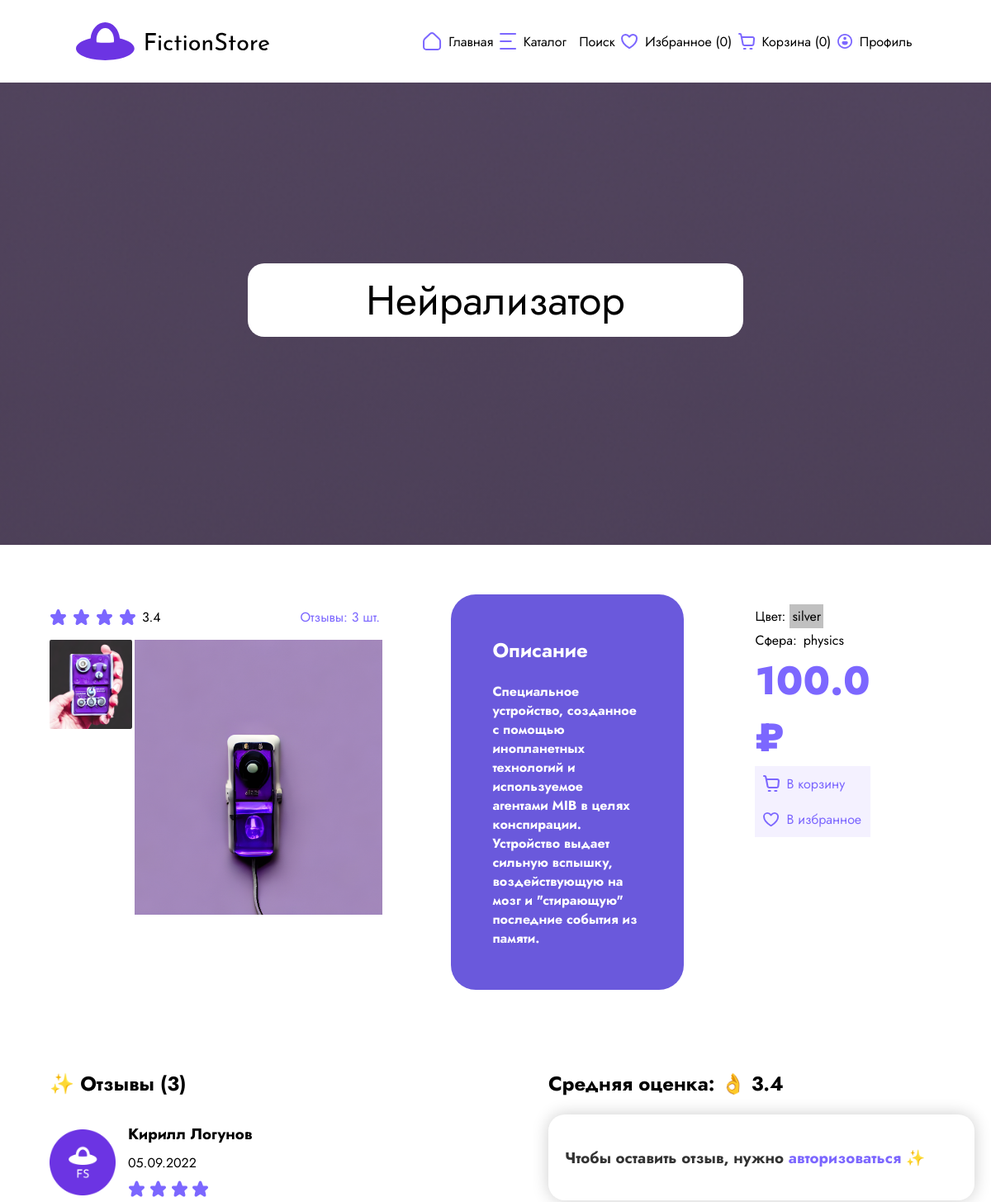
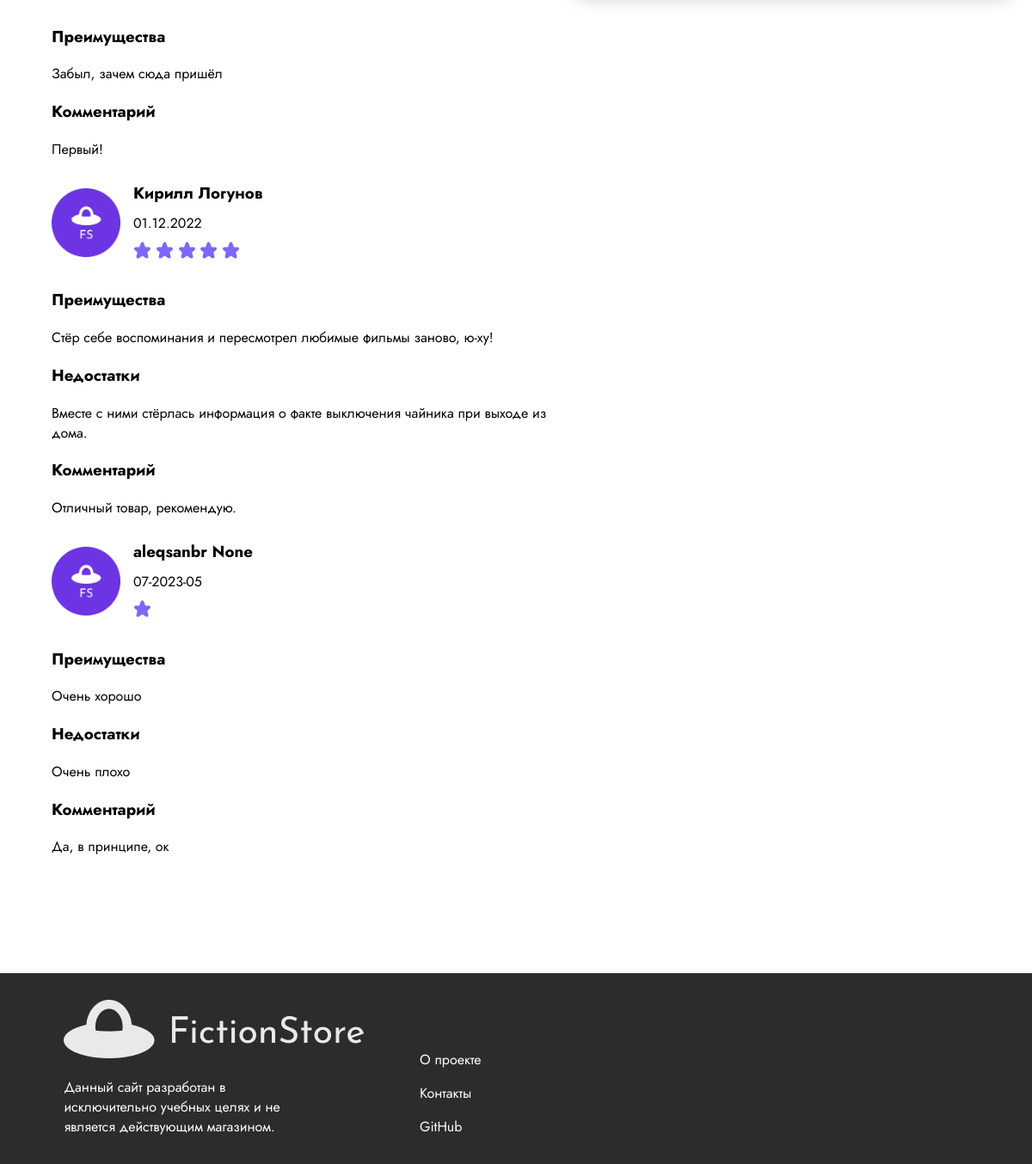
Page /product?id=1 on the committed database (2 pictures, top to bottom).
### app/models.py (models this page shows)
class Item(db.Model):
    __tablename__ = "item"
    id              = db.Column(db.Integer, primary_key=True)
    title           = db.Column(db.String(100), nullable=False)
    price           = db.Column(db.Float, nullable=False)
    description     = db.Column(db.String(1000), nullable=False)
    images          = db.Column(db.JSON) # [ "str", ... ]
    colors          = db.Column(db.JSON) # [ "str", ... ]
    science         = db.Column(db.JSON) # [ "str", ... ]
    comments        = db.relationship("Comment", backref="item")

class Comment(db.Model):
    __tablename__ = "comment"
    id          = db.Column(db.Integer, primary_key=True)
    user_id     = db.Column(db.Integer, db.ForeignKey('user.id'))
    item_id     = db.Column(db.Integer, db.ForeignKey('item.id'))
    date        = db.Column(db.String(10), nullable=False) # "day.month.year"
    score       = db.Column(db.Integer, nullable=False)
    pros        = db.Column(db.String(400))
    cons        = db.Column(db.String(400))
    text        = db.Column(db.String(800))

class User(db.Model):
    __tablename__ = "user"
    id          = db.Column(db.Integer, primary_key=True)
    email       = db.Column(db.String(100), nullable=False, unique=True)
    password    = db.Column(db.String(100), nullable=False)
    token       = db.Column(db.String(100), nullable=False, unique=True)
    name        = db.Column(db.String(50), nullable=False)
    surname     = db.Column(db.String(50))
    comments    = db.relationship("Comment", backref="user")
    basket      = db.relationship("Item", secondary=basket, backref=db.backref('users_have_basket'))
    favourites  = db.relationship("Item", secondary=favourites, backref=db.backref('users_have_fav'))

### app/controllers.py (the view)
@app.route('/product', methods=['GET', 'POST'])
def product():
    id = request.args.get('id')
    if not id or not (item := db.session.query(Item).filter(Item.id == id).first()):
        return redirect("404", code=404), {"Refresh": "0; url=/404"}
    average=0
    if item.comments:
        for comment in item.comments:
            average += comment.score
        average /= len(item.comments)
    user = authToken(request)
    if score := request.form.get('score'):
        pros = request.form.get('pros')
        cons = request.form.get('cons')
        text = request.form.get('text')
        item.comments.append(Comment(user_id=user.id, date=datetime.today().strftime('%d-%Y-%m'),
                                    score=int(score), pros=pros, cons=cons, text=text))
        db.session.commit()
    favs_len, basket_len = favs_basket_len(user, request.cookies)
    if user:
        in_fav = user.favourites.count(item) != 0
        in_basket = user.basket.count(item) != 0
    else:
        in_fav = (favourites := request.cookies.get('favourites')) and id+',' in favourites
        in_basket = (basket := request.cookies.get('basket')) and id+',' in basket
    return render_template('product.html', favs_len=favs_len, basket_len=basket_len,
                           item=item, in_fav=in_fav, in_basket=in_basket,
                           average=average, user=user)

### app/controllers.py (called while the page is built)
def authToken(request):
    token = request.cookies.get('token')
    if token and (user := db.session.query(User).filter_by(token=token).first()):
        return user
    return False

def favs_basket_len(user, cookies):
    if user:
        return len(user.favourites), len(user.basket)
    return len(cookies.get('favourites') or "")//2, len(cookies.get('basket') or "")//2

### app/templates/product.html (shortened to what this page needs)
<!DOCTYPE html>
<html lang="en">
<head>
    <link rel="stylesheet" href="static/styles/style.css">
</head>
<body>
<header>
    <div class="navigator">
        <a href="/" style="display: contents;"><img src="static/img/gui/logo.svg"></a>
        <nav class="hide">
                <span>
                    <img src="static/img/gui/home.svg">
                    <a href="/">Главная</a>
                </span>
            <span>
                    <img src="static/img/gui/Catalog.svg">
                    <a href="catalog">Каталог</a>
                </span>
            <span>
                    <a href="/#search">Поиск</a>
                </span>
            <span>
                    <img src="static/img/gui/favourite.svg">
                    <a href="favourites">Избранное ({{ favs_len }})</a>
                </span>
            <span>
                    <img src="static/img/gui/backets.svg">
                    <a href="basket">Корзина ({{ basket_len }})</a>
                </span>
            <span>
                    <img src="static/img/gui/Profile.svg">
                    <a href="profile">Профиль</a>
                </span>
        </nav>
    </div>
</header>
<main class="product-main">
    <h1>{{ item.title }}</h1>
</main>
<div class="item-container">
    <span style="width:100%;">
        <div class="product item-column1">
            <span class="starsnfav">
                <span class="item-stars">
                    {% if item.comments %}
                        {% for _ in range (average | round(0, 'ceil') | int) %}
                            <img src="static/img/gui/star.svg" alt="">
                        {% endfor %}
                        <p>{{ average | round(1, 'ceil') }}</p>
                    {% endif %}
                </span>
                <a href="#reviews">Отзывы: {{ item.comments|length }} шт.</a>
            </span>
            <span style="width:35%;">
                <div class="additional">
                    {% for image in item.images[1:] %}
                        <img preview src="/static/img/items/{{ image }}" width="100" height="108">
                    {% endfor %}
                </div>
                <img preview src="/static/img/items/{{ item.images.0 }}" width="300" height="333">
            </span>
        </div>
    <aside class="item-column3 product description">
        <h2><b>Описание</b></h2>
        <h4>{{ item.description }}</h4>
    </aside>
        <aside class="item-column2 product" style="margin-top: 1.1%;">
        <div class="characteristics">
            <div class="characteristic">
                <span style="padding-top: 3px">Цвет:</span>
                {% for color in item.colors %}
                    <span style="background: {{ color }}; padding: 3px; margin-left: 5px">{{ color }}</span>
                {% endfor %}
            </div>
            <div class="characteristic">
                <span style="padding-top: 3px">Сфера:</span>
                    <span style="padding: 3px; margin-left: 5px">{% for sci in item.science %}
                        {{ sci }}{% endfor %}</span>
            </div>
            <div class="price-label">{{ item.price }} ₽</div>
            <div class="favcart" id="basketBox">
                {% if in_basket %}
                    <input type="checkbox" id="basket" checked>
                    <img style="color: rgba(124, 103, 255, 1)" src="static/img/gui/cart.svg">
                    <label for="basket">В корзине</label>
                {% else %}
                    <img style="color: rgba(124, 103, 255, 1)" src="static/img/gui/cart.svg">
                    <label for="basket">В корзину</label>
                {% endif %}
            </div>
            <div class="favcart" id="favBox">
                {% if in_fav %}
                    <input type="checkbox" id="fav" checked>
                    <img src="static/img/gui/favourite.svg"><label for="fav">В избранном</label>
                {% else %}
                    <img src="static/img/gui/favourite.svg"><label for="fav">В избранное</label>
                {% endif %}
            </div>
        </div>
        </aside>
    </span>
    <span class="reviews-container">
        <aside class="reviews-texts">
            <div id="reviews" class="reviews">
                <h2>✨ Отзывы ({{ item.comments|length }})</h2>
                {% for comment in item.comments %}
                    <span class="review-head">
                        <img class="reviewer-pic" src="static/img/gui/favicon.ico">
                    <div class="reviewer-name">
                        <h3>{{ comment.user.name }} {{ comment.user.surname }}</h3>
                        <p>{{ comment.date }}</p>
                        {% for _ in range(comment.score | int) %}
                            <img src="static/img/gui/star.svg" alt="">
                        {% endfor %}
                    </div>
                    </span>
                    {% if comment.pros %}
                        <h3>Преимущества</h3>
                        <p>{{ comment.pros }}</p>
                    {% endif %}
                    {% if comment.cons %}
                        <h3>Недостатки</h3>
                        <p>{{ comment.cons }}</p>
                    {% endif %}
                    {% if comment.text %}
                        <h3>Комментарий</h3>
                        <p>{{ comment.text }} </p>
                    {% endif %}
                {% endfor %}
            </div>
        </aside>
        <div class="catalog">
            <h2>Средняя оценка:
                {% if average | round(1, 'ceil') >= 2 and average | round(1, 'ceil') < 4 %}
                    👌 {{ average | round(1, 'ceil') }}
                {% endif %}
            </h2>
            <div class="itemcomm_body">
                {% if user %}
                    <form action="#" method="post" class="itemcomm_form">
                    <h3 class="itemcomm_title">😉 Оставьте свой отзыв, {{ user.name }}</h3>
                    <div class="itemcomm_formgroup">
                        <label for="itemcomm_pros" class="itemcomm_label">Преимущества:</label>
                        <textarea name="pros" id="itemcomm_pros" rows="5"
                                  class="itemcomm_input itemcomm_textarea"></textarea>
                        <label for="itemcomm_cons" class="itemcomm_label">Недостатки:</label>
                        <textarea name="cons" id="itemcomm_cons" rows="5"
                                  class="itemcomm_input itemcomm_textarea"></textarea>
                    </div>
                    <label for="itemcomm_comment" class="itemcomm_label">Комментарий:</label>
                    <textarea name="text" id="itemcomm_comment" rows="10"
                              class="itemcomm_input itemcomm_textarea"></textarea>
                    <label for="itemcomm_rating" class="itemcomm_label">Общая оценка:</label>
                    <input type="number" name="score" id="itemcomm_rating" min="1" max="5" value="5"
                           class="itemcomm_input itemcomm_number"/>
                    <input type="submit" value="Отправить" class="itemcomm_submit"/>
                </form>
                {% else %}
                    <div class="itemcomm_form">
                    <h3 class="itemcomm_title">Чтобы оставить отзыв, нужно <a href="/login">авторизоваться</a> ✨</h3>
                </div>
                {% endif %}
            </div>
        </div>
    </span>
</div>
<footer>
    <div class="annotation">
        <img src="static/img/gui/white_logo.png">
        <p>Данный сайт разработан в исключительно учебных целях и не является действующим магазином.</p>
    </div>
    <div class="nav_footer">
        <a href="#">
            <p>О проекте</p>
        </a>
        <a href="#">
            <p>Контакты</p>
        </a>
        <a href="https://github.com/BeidinaDaria/Fiction-store.git">
            <p>GitHub</p>
        </a>
    </div>
</footer>
</body>
</html>

### app/static/styles/style.css (style rules this page uses)
body, html { margin: 0; overflow-x: hidden; }
* { font-family: 'Jost', sans-serif; }
.description { padding: 30px 50px; background: rgb(106, 89, 220); border-radius: 30px; max-width: 25%; justify-content: center; }
.description { color: white; }
.favcart { align-items: center; display: flex; color: rgba(124, 103, 255, 1); padding: 10px; background: rgba(244, 241, 255, 1); }
.favcart img { padding-right: 8px; width: 20px; }
.favcart label:before { display: none; }
.price-label { color: rgba(124, 103, 255, 1); font-weight: 800; font-size: 300%; }
.reviews-container { margin-top: 7%; }
.review-head { display: flex; flex-direction: row; align-items: center; }
.reviewer-pic { width: 80px; height: 80px; margin-right: 15px; }
.reviewer-name { margin-top: 10px; }
.reviewer-name h3, .reviewer-name img, .reviewer-name p { margin: 0 0 10px; }
a { text-decoration: none; color: rgba(124, 103, 255, 1); }
@media (min-width: 900px) { .reviews-texts { width: 55%; margin-right: 10px; } }
@media (min-width: 900px) { .item-column2 { width: 60%; } }
@media (min-width: 900px) { .item-container { margin: 5%; } }
@media (min-width: 900px) { span { display: flex; flex-direction: row; } }
@media (min-width: 900px) { header { display: flex; flex-direction: column; background: #FAF8F8; margin-bottom: 0; height: 100px; } }
@media (min-width: 900px) { header > .navigator > .hide > span { height: 100px; margin: 50px 0; } }
@media (min-width: 900px) { header > .navigator, header > .navigator > nav { background: #ffffff; display: flex; flex-direction: row; justify-content: space-around; height: 100%; align-items: center; } }
@media (min-width: 900px) { header > .navigator > nav { width: 50%; height: 25%; vertical-align: middle; background: none; } }
@media (min-width: 900px) { header > .navigator > a { display: none; } }
@media (min-width: 900px) { header a { color: #000; } }
@media (min-width: 900px) { .hide > span { display: flex; align-items: center; } }
@media (min-width: 900px) { .hide > span > img { padding-right: 8px; } }
@media (min-width: 900px) { main { height: 70vh; background: url(../img/gui/kruzhochki.svg); background-position: center; background-repeat: no-repeat; background-attachment: scroll; margin-top: 0; display: flex; flex-direction: column; justify-content: center; align-items: center; background-color: #E6E6E6; } }
@media (min-width: 900px) { main > h1 { margin-top: 0; width: 50%; text-align: center; font-size: 50px; font-weight: 400; } }
@media (min-width: 900px) { .item-stars img { padding-right: 7px; } }
@media (min-width: 900px) { footer { background: rgba(44, 44, 44, 1); margin-top: 10%; padding: 1rem; } }
@media (min-width: 900px) { footer > .annotation, footer > .nav_footer { display: inline-block; color: white; } }
@media (min-width: 900px) { footer > .annotation { width: 25%; margin-left: 5%; padding-top: 15px; } }
@media (min-width: 900px) { footer > .annotation > p { color: white; } }
@media (min-width: 900px) { footer > .nav_footer { margin-left: 10%; } }
@media (min-width: 900px) { footer > .nav_footer > a { color: white; } }
@media (min-width: 900px) { input, label { display: inline-block; } }
@media (min-width: 900px) { label:before { display: inline-block; width: 1em; height: 1em; flex-shrink: 0; flex-grow: 0; border: 1px solid #adb5bd; border-radius: 0.25em; margin-left: -1em; margin-right: 0.5em; background-repeat: no-repeat; background-position: center center; background-size: 50% 50%; margin-top: 8px; } }
@media (min-width: 900px) { .product { display: inline-block; margin-right: 8%; } }
@media (min-width: 900px) { .additional { width: 100%; display: flex; flex-direction: column; margin-right: 2%; } }
@media (min-width: 900px) { .additional > img { margin-bottom: 2%; border-radius: 2%; } }
.starsnfav { display: flex; align-items: center; justify-content: space-between; }
.characteristic { display: flex; flex-direction: row; }
.itemcomm_title { color: #333; }
.itemcomm_form { width: 100%; margin: 0 auto; background-color: #fff; padding: 20px; box-shadow: 0px 0px 20px rgba(0, 0, 0, 0.2); border-radius: 20px; }
html, body { max-width: 100%; overflow-x: hidden; }
img.preview { object-fit: cover; transition: all 0.2s ease-in-out; }

### rows in the picture
Item: title "Нейрализатор", description "Специальное устройство, созданное с помощью инопланетных технологий и используемое агентами MIB в целях конспирации. Устройство выдает сильную вспышку, воздействующую на мозг и \"стирающую\" последние события из памяти.", price "100.0"
Comment: user.name "Кирилл", user.surname "Логунов", date "05.09.2022", score 4 (drawn), pros "Забыл, зачем сюда пришёл", text "Первый!"
Comment: user.name "Кирилл", user.surname "Логунов", date "01.12.2022", score 5 (drawn), pros "Стёр себе воспоминания и пересмотрел любимые фильмы заново, ю-ху!", cons "Вместе с ними стёрлась информация о факте выключения чайника при выходе из дома.", text "Отличный товар, рекомендую."
Comment: user.name "aleqsanbr", user.surname "None", date "07-2023-05", score 1 (drawn), pros "Очень хорошо", cons "Очень плохо", text "Да, в принципе, ок"

### other values in the picture
{{ favs_len }} "0"
{{ basket_len }} "0"
{{ average | round(1, 'ceil') }} "3.4"
{{ item.comments|length }} "3"
{{ color }} "silver"
{{ sci }} "physics"
